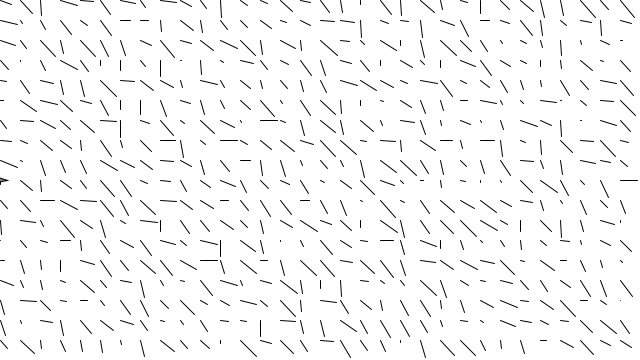
Frame 1 (no input)
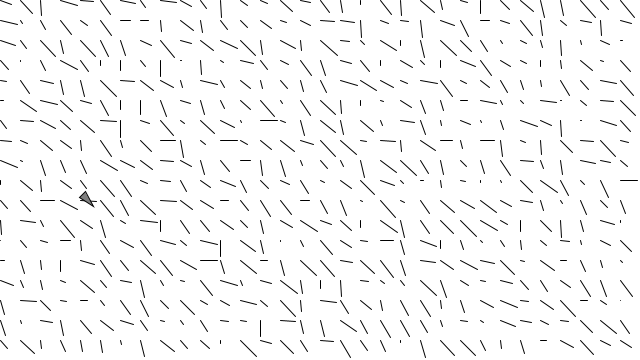
Frame 60 (the mouse pressed at the canvas centre just before this capture)
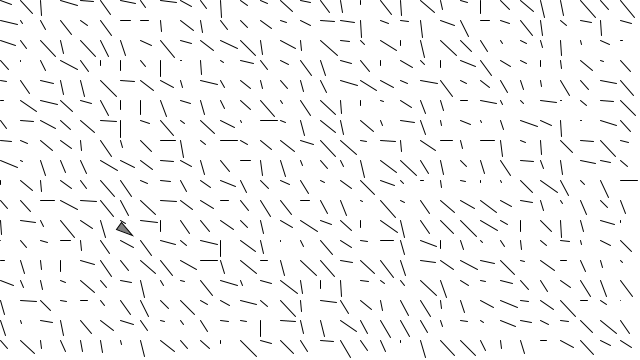
Frame 120 (the mouse held since frame 60 and released just before this capture)

The Processing sketch that drew these frames (run headless with seeded random() and noise(); from frame 60 on, the mouse is pressed at the canvas centre):

// Processing sketch: FlowFieldRandom
// ── FlowFieldRandom.pde
Vehicle vehicle;
FlowField ff;

void setup(){
  size(640,360);
  vehicle = new Vehicle();
  ff = new FlowField();
}

void draw(){
  background(255);
  ff.display();
  vehicle.seek(ff);
  vehicle.display();
  vehicle.update();
  vehicle.borders();
}
// ── FlowField.pde
class FlowField{
  PVector grid[][];
  int col;
  int row;
  int resolution;
  
  FlowField(){
    resolution = 20;
    col = width/resolution;
    row = height/resolution;
    grid = new PVector[col][row];
    
    for(int i=0; i<col; i++){
      for(int j=0; j<row; j++){
        grid[i][j]= new PVector(random(1),random(1));
      }
    }
  }
  
  void display(){
    for(int i=0; i<col; i++){
      for(int j=0; j<row; j++){
        pushMatrix();
        translate(i*resolution,j*resolution);
        rotate(grid[i][j].heading2D());
        stroke(0);
        float len = grid[i][j].mag()*(resolution-2);
        line(0,0,len,0);
        popMatrix();
      }
    }
  }
  
}
// ── Vehicle.pde
class Vehicle {

  PVector location;
  PVector velocity;
  PVector acceleration;
  float maxspeed;
  float maxForce;
  float r;

  Vehicle() {
    maxspeed = 10;
    maxForce = 0.1;
    r = 4;

    location = new PVector(0, height/2);
    velocity = new PVector(4, 0);
    acceleration = new PVector(0, 0);
  }

  void seek(FlowField f) {
    int rows = int(constrain(location.y/f.resolution, 0, f.row-1));
    int columns = int(constrain(location.x/f.resolution, 0, f.col-1));

    PVector steer = PVector.sub(f.grid[columns][rows], velocity);
    steer.limit(maxForce);
    applyForce(steer);
  }

  void applyForce(PVector force) {
    acceleration.add(force);
  }

  void update() {
    velocity.add(acceleration);
    location.add(velocity);
    acceleration.mult(0);
  }
  void borders() {
    if (location.x < -r) location.x = width+r;
    if (location.y < -r) location.y = height+r;
    if (location.x > width+r) location.x = -r;
    if (location.y > height+r) location.y = -r;
  }

  void display() {
    float theta = velocity.heading2D() + PI/2;
    fill(127);
    stroke(0);
    strokeWeight(1);
    pushMatrix();
    translate(location.x, location.y);
    rotate(theta);
    beginShape();
    vertex(0, -r*2);
    vertex(-r, r*2);
    vertex(r, r*2);
    endShape(CLOSE);
    popMatrix();
  }
}
